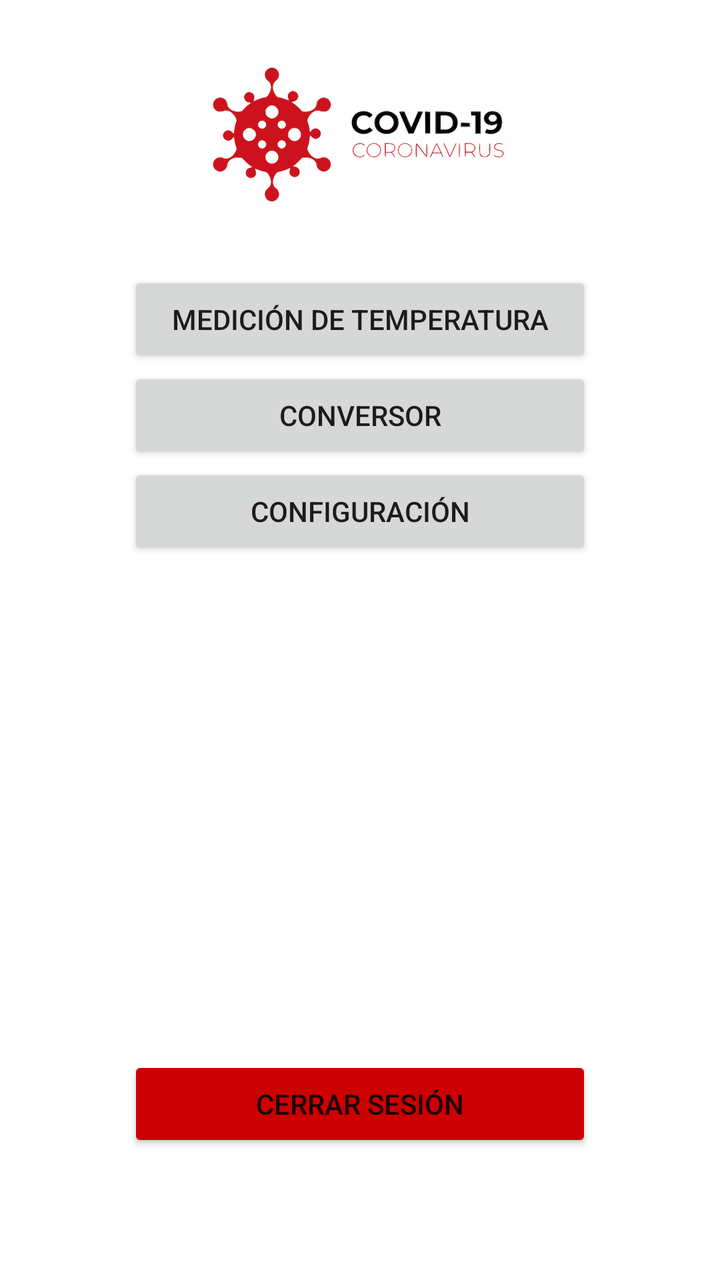
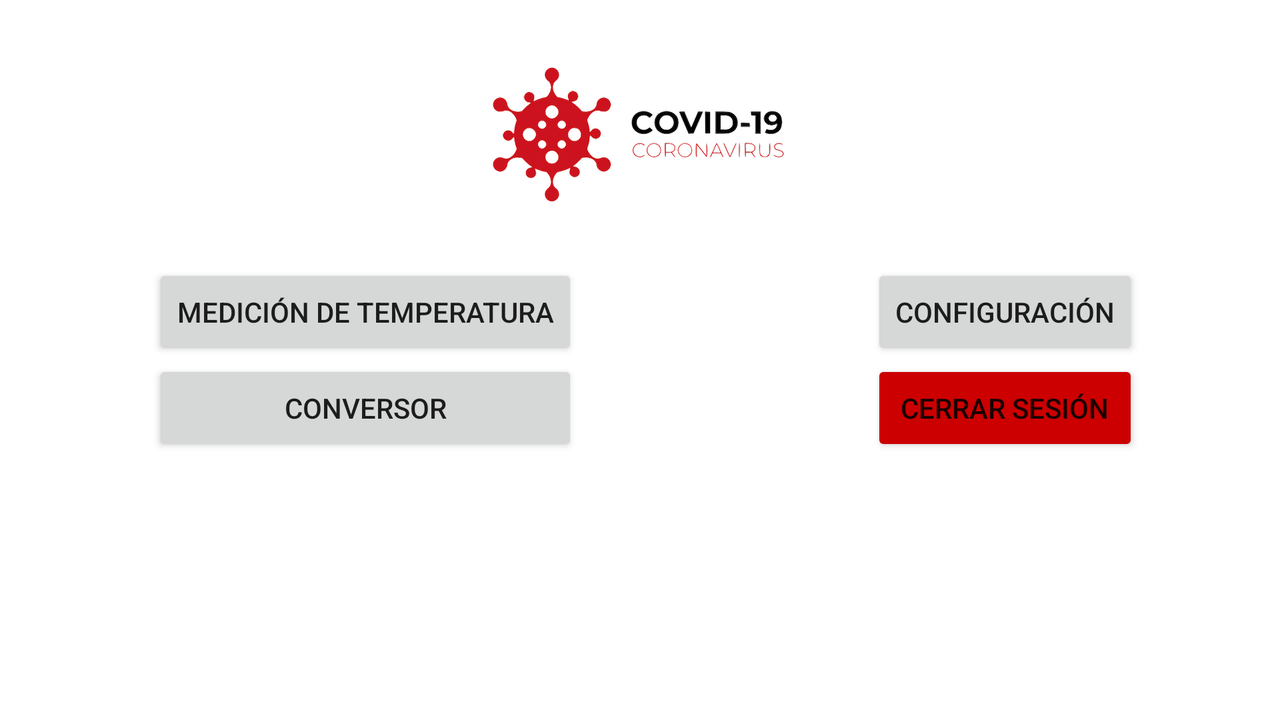

Two renders of one Android screen. The first uses the default layout on a phone; the second uses the alternative layout the repository ships for a different screen configuration, on a matching device. The two XML files are below.
<!-- AndroidManifest.xml: application theme Theme.Primera_aplicacion -->
<!-- res/layout/activity_options.xml -->
<?xml version="1.0" encoding="utf-8"?>
<LinearLayout xmlns:android="http://schemas.android.com/apk/res/android"
    xmlns:app="http://schemas.android.com/apk/res-auto"
    xmlns:tools="http://schemas.android.com/tools"
    android:layout_width="match_parent"
    android:layout_height="match_parent"
    android:layout_gravity="top"
    android:gravity="center_horizontal"
    android:orientation="vertical"
    tools:context=".LoginActivity">

    <ImageView
        android:id="@+id/imgViewInicial"
        android:layout_width="wrap_content"
        android:layout_height="wrap_content"
        android:layout_marginTop="32dp"
        android:contentDescription="@string/pic_covid_title"
        app:srcCompat="@drawable/covid" />

    <LinearLayout
        android:layout_width="match_parent"
        android:layout_height="match_parent"
        android:gravity="center|top"
        android:orientation="vertical"
        android:layout_marginTop="32dp"
        android:layout_marginBottom="64dp"
        android:layout_marginStart="64dp"
        android:layout_marginEnd="64dp">

        <Button
            android:id="@+id/btnOpcionTemp"
            android:layout_width="match_parent"
            android:layout_height="wrap_content"
            android:text="@string/txt_btn_medicion_temperatura" />

        <Button
            android:id="@+id/btnOpcionConv"
            android:layout_width="match_parent"
            android:layout_height="wrap_content"
            android:text="@string/txt_btn_conversor" />

        <Button
            android:id="@+id/btnOpcionConf"
            android:layout_width="match_parent"
            android:layout_height="wrap_content"
            android:text="@string/txt_btn_configuracion" />

        <View
            android:layout_width="match_parent"
            android:layout_height="0dp"
            android:layout_weight="1"/>

        <Button
            android:id="@+id/btnOpcionCerrar"
            android:layout_width="match_parent"
            android:layout_height="wrap_content"
            android:backgroundTint="@android:color/holo_red_dark"
            android:text="@string/txt_btn_cerrar_session" />

    </LinearLayout>

</LinearLayout>
<!-- resources referenced by this layout -->
<resources>
  <!-- drawable covid: png bitmap (drawable-hdpi, 22488 bytes) -->
  <string name="pic_covid_title">covid19</string>
  <string name="txt_btn_cerrar_session">Cerrar sesión</string>
  <string name="txt_btn_configuracion">Configuración</string>
  <string name="txt_btn_conversor">Conversor</string>
  <string name="txt_btn_medicion_temperatura">Medición de temperatura</string>
  <style name="Theme.Primera_aplicacion" parent="Theme.MaterialComponents.DayNight.DarkActionBar">
          
          <item name="colorPrimary">@color/purple_500</item>
          <item name="colorPrimaryVariant">@color/purple_700</item>
          <item name="colorOnPrimary">@color/white</item>
          
          <item name="colorSecondary">@color/teal_200</item>
          <item name="colorSecondaryVariant">@color/teal_700</item>
          <item name="colorOnSecondary">@color/black</item>
          
          <item name="android:statusBarColor">?attr/colorPrimaryVariant</item>
          
      </style>
  <color name="purple_500">#FF6200EE</color>
  <color name="purple_700">#FF3700B3</color>
  <color name="white">#FFFFFFFF</color>
  <color name="teal_200">#FF03DAC5</color>
  <color name="teal_700">#FF018786</color>
  <color name="black">#FF000000</color>
</resources>
<!-- res/layout-land/activity_options.xml (the author's variant of the layout above) -->
<!-- drawn on the phone turned sideways -->
<?xml version="1.0" encoding="utf-8"?>
<androidx.constraintlayout.widget.ConstraintLayout xmlns:android="http://schemas.android.com/apk/res/android"
    xmlns:app="http://schemas.android.com/apk/res-auto"
    xmlns:tools="http://schemas.android.com/tools"
    android:layout_width="match_parent"
    android:layout_height="match_parent"
    android:layout_gravity="top"
    android:orientation="vertical"
    tools:context=".OptionsActivity">

    <ImageView
        android:id="@+id/imgViewInicial"
        android:layout_width="wrap_content"
        android:layout_height="wrap_content"
        android:layout_margin="32dp"
        android:contentDescription="@string/pic_covid_title"
        app:layout_constraintEnd_toEndOf="parent"
        app:layout_constraintStart_toStartOf="parent"
        app:layout_constraintTop_toTopOf="parent"
        app:srcCompat="@drawable/covid" />


    <LinearLayout
        android:id="@+id/ConstraintLayout"
        android:layout_width="wrap_content"
        android:layout_height="wrap_content"
        android:gravity="center|top"
        android:orientation="vertical"
        app:layout_constraintBottom_toBottomOf="parent"
        app:layout_constraintEnd_toStartOf="@+id/guideline2"
        app:layout_constraintStart_toStartOf="parent"
        app:layout_constraintTop_toTopOf="parent">

        <Button
            android:id="@+id/btnOpcionTemp"
            android:layout_width="match_parent"
            android:layout_height="wrap_content"
            android:text="@string/txt_btn_medicion_temperatura" />

        <Button
            android:id="@+id/btnOpcionConv"
            android:layout_width="match_parent"
            android:layout_height="wrap_content"
            android:text="@string/txt_btn_conversor" />

    </LinearLayout>

    <LinearLayout
        android:layout_width="wrap_content"
        android:layout_height="wrap_content"
        android:gravity="center|top"
        android:orientation="vertical"
        app:layout_constraintBottom_toBottomOf="parent"
        app:layout_constraintEnd_toEndOf="parent"
        app:layout_constraintStart_toStartOf="@+id/guideline2"
        app:layout_constraintTop_toTopOf="parent">

        <Button
            android:id="@+id/btnOpcionConf"
            android:layout_width="match_parent"
            android:layout_height="wrap_content"
            android:text="@string/txt_btn_configuracion" />

        <Button
            android:id="@+id/btnOpcionCerrar"
            android:layout_width="match_parent"
            android:layout_height="wrap_content"
            android:backgroundTint="@android:color/holo_red_dark"
            android:text="@string/txt_btn_cerrar_session" />
    </LinearLayout>

    <androidx.constraintlayout.widget.Guideline
        android:id="@+id/guideline2"
        android:layout_width="wrap_content"
        android:layout_height="wrap_content"
        android:orientation="vertical"
        app:layout_constraintGuide_begin="365dp" />

</androidx.constraintlayout.widget.ConstraintLayout>
